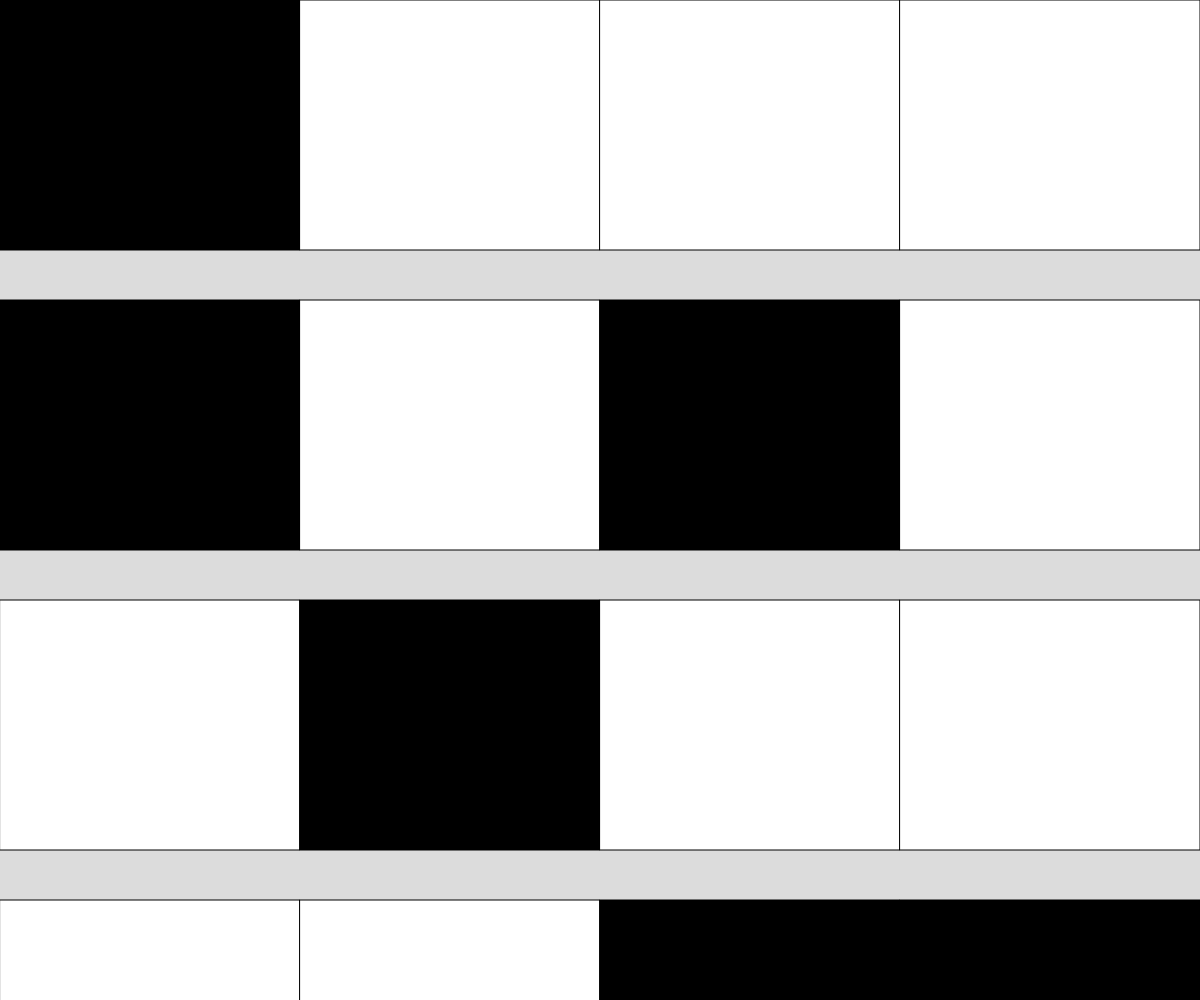
Frame 1 (no input)
Frame 60 (no input): identical to frame 1, image omitted
Frame 120 (the mouse pressed at the canvas centre since frame 60): identical to frame 1, image omitted

The p5.js sketch that drew this single still picture (run headless with seeded random() and noise() and a simulated clock; from frame 60 on, the mouse is pressed at the canvas centre):

// p5.js sketch
// ── sketch.js
// Project Title
// Your Name
// Date
//
// Extra for Experts:
// - describe what you did to take this project "above and beyond"

let theGrid = [[1, 0, 0, 0],
[1, 0, 1, 0],
[0, 1, 0, 0],
[0, 0, 1, 1]];

const SQUARE_DIMEN = theGrid.length;

function setup() {
  createCanvas(windowWidth, windowHeight);
}

function draw() {
  background(220);
  showGrid();
}

function showGrid(){
  for (let y = 0; y < SQUARE_DIMEN; y++){
    for (let x = 0; x < SQUARE_DIMEN; x++){
      if (theGrid[y][x] === 1){
        fill("black");
      }
      else if (theGrid[y][x] === 0){
        fill("white");
      }
      rect(x*(width/SQUARE_DIMEN), y*(width/SQUARE_DIMEN), width/SQUARE_DIMEN, height/SQUARE_DIMEN);
    }
  }
}
